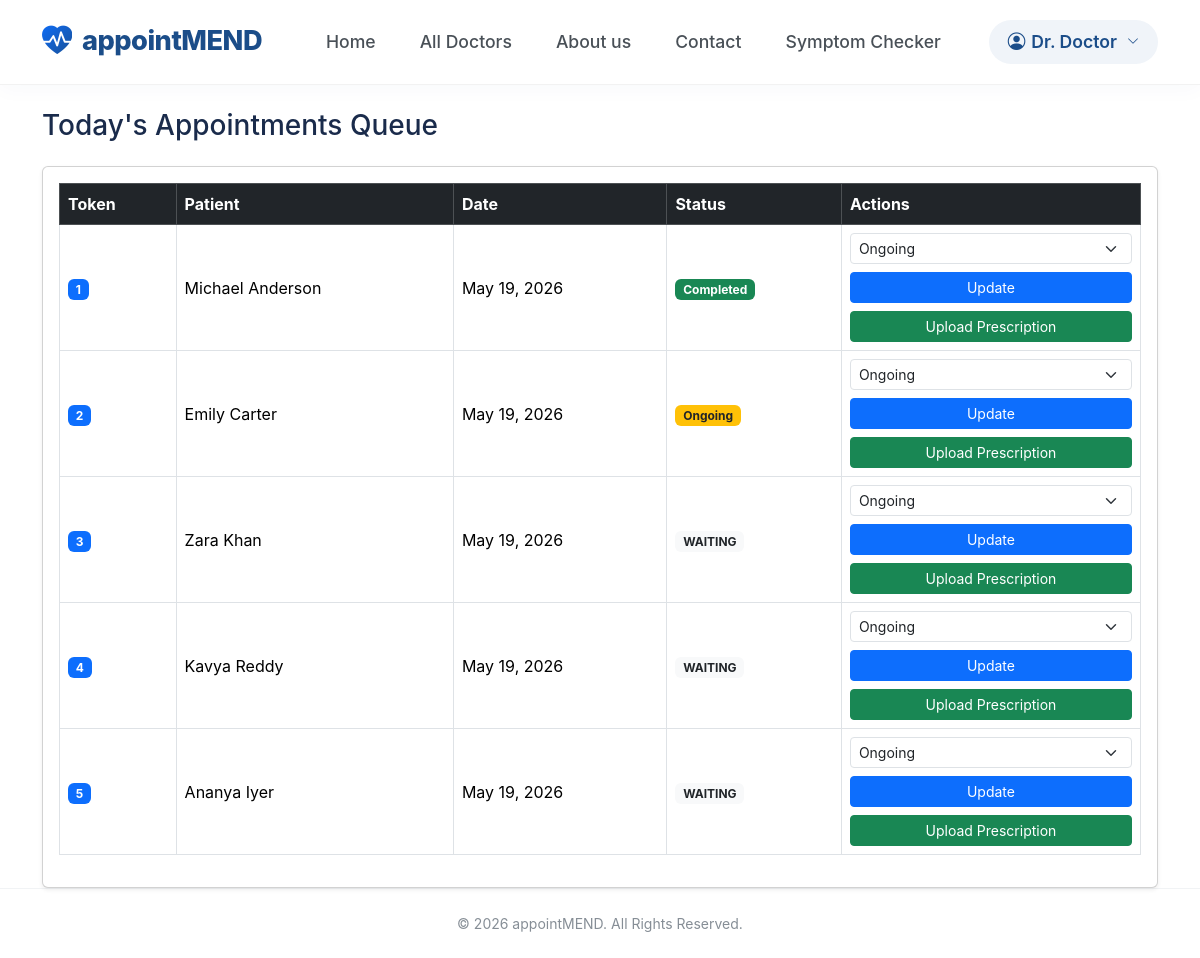
The page /appointments/doctor_appointments/ (signed in) on the database as committed earlier.
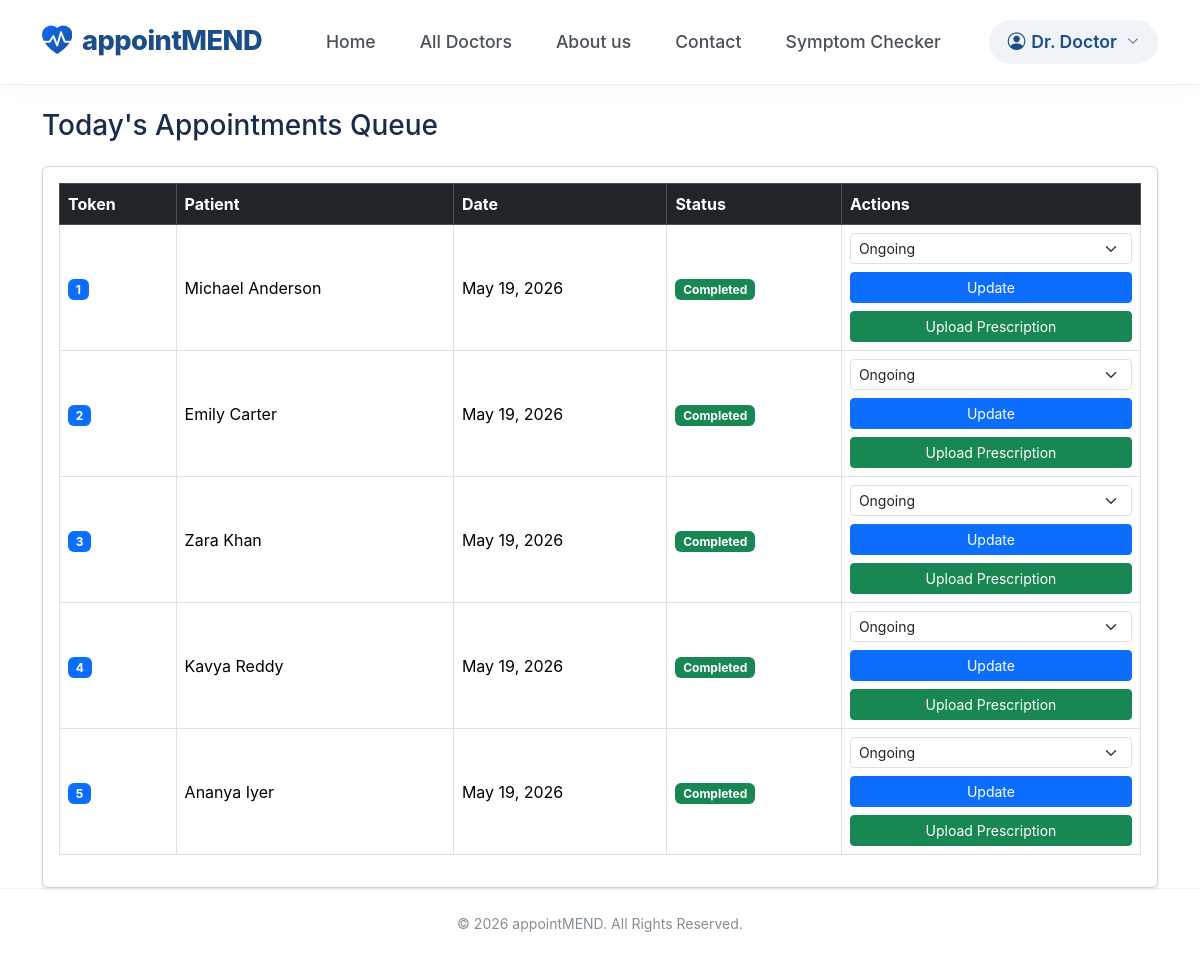
The same page on the database as committed later.
### appointments/models.py (models this page shows)
class Appointment(models.Model):
    STATUS_CHOICES = [
        ('WAITING', 'Waiting'),
        ('ONGOING', 'Ongoing'),
        ('COMPLETED', 'Completed'),
        ('NOT_PRESENT', 'Not Present'),
        ('MISSED', 'Missed'),
        ('CANCELLED', 'Cancelled'),
    ]
    patient = models.ForeignKey(User, on_delete=models.CASCADE)
    doctor = models.ForeignKey(DoctorProfile, on_delete=models.CASCADE)
    appointment_date = models.DateField(null=True, blank=True)
    token_number = models.IntegerField()
    queue_position = models.IntegerField()
    status = models.CharField(
        max_length=20,
        choices=STATUS_CHOICES,
        default='WAITING'
    )
    created_at = models.DateTimeField(auto_now_add=True)

### accounts/models.py (models this page shows, shortened)
class User(AbstractUser):
    ROLE_CHOICES = (
        ('PATIENT', 'Patient'),
        ('DOCTOR', 'Doctor'),
    )
    email = models.EmailField(unique=True)
    role = models.CharField(max_length=10, choices=ROLE_CHOICES)
    USERNAME_FIELD = 'email'
    REQUIRED_FIELDS = ['username']

class PatientProfile(models.Model):
    user = models.OneToOneField(User, on_delete=models.CASCADE)
    full_name = models.CharField(max_length=100)
    gender = models.CharField(
        max_length=10,
        choices=[
            ('MALE', 'Male'),
            ('FEMALE', 'Female'),
            ('OTHER', 'Other'),
        ]
    )
    date_of_birth = models.DateField(null=True, blank=True)
    phone = models.CharField(max_length=15, blank=True, null=True)
    address = models.TextField(blank=True, null=True)
    image = models.ImageField(upload_to='patients/', blank=True)

### appointments/views.py (the view)
# urls.py: path('doctor_appointments/', views.doctor_appointments,name='doctor_appointments'),
@login_required
def doctor_appointments(request):
    doctor = request.user.doctorprofile
    appointments = Appointment.objects.filter(
        doctor=doctor,
        appointment_date=date.today()
    ).exclude(status='CANCELLED').order_by('queue_position')
    return render(request, 'doctor_appointments.html', {
        'appointments': appointments
    })

### templates/doctor_appointments.html (shortened to what this page needs)
{% extends "base.html" %}
{% block content %}
<div class="container mt-4">
    <h3 class="mb-4">Today's Appointments Queue</h3>
    <div class="card shadow-sm">
        <div class="card-body">
            <table class="table table-bordered table-hover align-middle">
                <thead class="table-dark">
                    <tr>
                        <th>Token</th>
                        <th>Patient</th>
                        <th>Date</th>
                        <th>Status</th>
                        <th>Actions</th>
                    </tr>
                </thead>
                <tbody>
                    {% for appt in appointments %}
                    <tr>
                        <td>
                            <span class="badge bg-primary">
                                {{ appt.token_number }}
                            </span>
                        </td>
                        <td>
                            {{ appt.patient.patientprofile.full_name }}
                        </td>
                        <td>
                            {{ appt.appointment_date }}
                        </td>
                        <td>
                            {% if appt.status == "ONGOING" %}
                                <span class="badge bg-warning text-dark">Ongoing</span>
                            {% elif appt.status == "COMPLETED" %}
                                <span class="badge bg-success">Completed</span>
                            {% else %}
                                <span class="badge bg-light text-dark">{{ appt.status }}</span>
                            {% endif %}
                        </td>
                        <td style="min-width: 50px;">
                            <form method="POST" action="{% url 'update_appointment_status' %}">
                                <select name="status" class="form-select form-select-sm mb-2">
                                    <option value="ONGOING">Ongoing</option>
                                </select>
                                <button class="btn btn-primary btn-sm w-100">
                                    Update
                                </button>
                            </form>
                            <a href="{% url 'upload_prescription' appt.id %}"
                               class="btn btn-success btn-sm w-100 mt-2">
                                Upload Prescription
                            </a>
                        </td>
                    </tr>
                    {% empty %}
                    <tr>
                        <td colspan="6" class="text-center text-muted">
                            No appointments today
                        </td>
                    </tr>
                    {% endfor %}
                </tbody>
            </table>
        </div>
    </div>
</div>
{% endblock %}

Rows that differ between the two databases and show on the page:
changed Appointment "Emily Carter": status "Ongoing" → "Completed"
changed Appointment "Zara Khan": status "WAITING" → (not shown); now shows "Completed"
changed Appointment "Kavya Reddy": status "WAITING" → (not shown); now shows "Completed"
changed Appointment "Ananya Iyer": status "WAITING" → (not shown); now shows "Completed"
